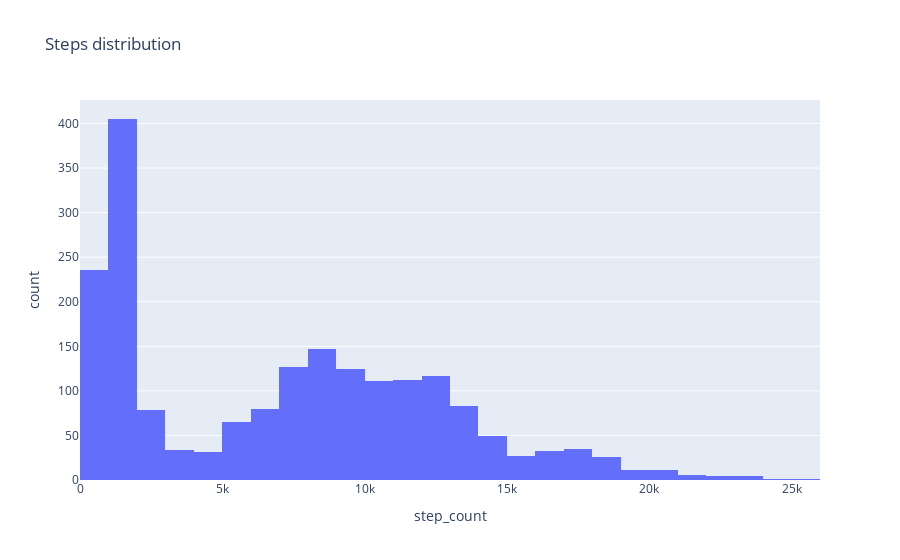

The code cell stored with this chart in its notebook:
### Code cell
step_fig_hist = px.histogram(steps, x='step_count',title='Steps distribution', height = 500)
step_fig_hist.show()

### Figure 1 — Plotly figure (JSON) as saved in the notebook; plotly's stock layout.template omitted (floating-point values rounded to 4 significant figures; data arrays with more than 128 entries replaced by an {"elided": "..."} marker saying what was removed)
{"data": [{"alignmentgroup": "True", "bingroup": "x", "hovertemplate": "step_count=%{x}<br>count=%{y}<extra></extra>", "legendgroup": "", "marker": {"color": "#636efa", "pattern": {"shape": ""}}, "name": "", "offsetgroup": "", "orientation": "v", "showlegend": false, "type": "histogram", "x": {"elided": "1959 int values"}, "xaxis": "x", "yaxis": "y"}], "layout": {"autosize": true, "barmode": "relative", "legend": {"tracegroupgap": 0}, "title": {"text": "Steps distribution"}, "xaxis": {"anchor": "y", "autorange": true, "domain": [0, 1], "range": [-0.5, 26000.0], "title": {"text": "step_count"}, "type": "linear"}, "yaxis": {"anchor": "x", "autorange": true, "domain": [0, 1], "range": [0, 426.3], "title": {"text": "count"}}}}
